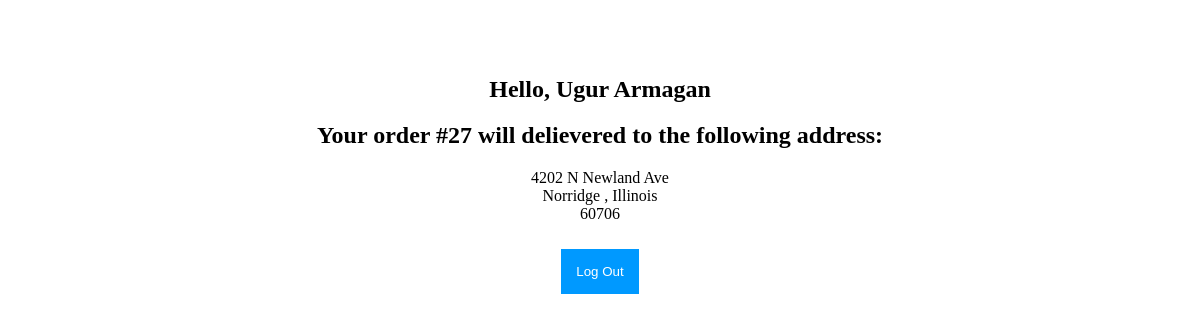
Screenshot of /orders.php (signed in) with the database file from the repository.
### tables this page shows
CREATE TABLE `customers` (
  `customerID` int(5) NOT NULL,
  `customerName` varchar(20) NOT NULL,
  `cusUserName` varchar(20) NOT NULL,
  `cPass` int(4) NOT NULL,
  `address` varchar(20) NOT NULL,
  `city` varchar(15) NOT NULL,
  `state` varchar(15) NOT NULL,
  `zipCode` int(5) NOT NULL,
  `creditCard` int(15) NOT NULL
);

### orders.php (the view, shortened to what this page needs)
<?php
require 'connect.php';
  $customerID123  = $_SESSION["id"];
  $sql_select = "SELECT c.customerID, c.customerName, c.address, c.city, c.state, c.zipCode, max(o.orderID)FROM customers c, orders o WHERE c.customerID = '$customerID123'";
  $results1 = $conn->query($sql_select);
  if(mysqli_num_rows($results1)>0)
  {
   while($row1 = mysqli_fetch_array($results1))
   {
		echo "<h2 style='margin-top: 2cm;'>Hello, ".$row1['customerName'];"</h2>";
		echo "<h2> Your order   #" .$row1['max(o.orderID)']. "   will delievered to the following address:</h2>";
		echo $row1['address'];
		echo "<br>";
		echo $row1['city'];
		echo " , " ;
		echo $row1['state'];
		echo "<br>";
		echo $row1['zipCode'];
   }
 }
?>
<!DOCTYPE html>
<html>
<head>
  <link rel="stylesheet" href="css/style.css">
</head>
<body>
	<br><br>
	<button class="logout" type="button"><a href="logout.php">Log Out</a></button>
</body>
</html>

### css/style.css (style rules this page uses)
* { box-sizing: border-box; }
body { text-align: center; }
a { text-decoration: none; color: white; }
button { background-color: #0099ff; color: white; padding: 15px; margin-top: 8px; margin-left: px; border: none; cursor: pointer; width: auto; }

### rows the page displays
customers: customerName "Ugur Armagan", max "27", address "4202 N Newland Ave", city "Norridge", state "Illinois", zipCode "60706"
